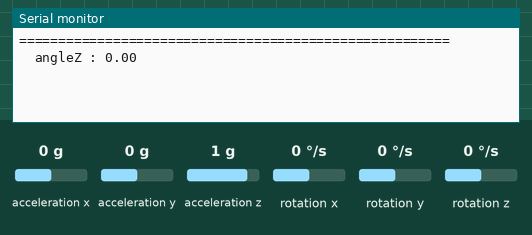
Recording of a sketch running on a simulated Arduino Uno, built with avr-gcc and run on an emulated ATmega328P. Parts: the last lines printed to the serial monitor. Inputs (shaded band) come from the test bench; at power-on: rotation z 0 °/s, acceleration x 0 g, acceleration y 0 g, acceleration z 1 g, rotation x 0 °/s, rotation y 0 °/s.

Above: at 1.2 s.
1.3 s: rotation z set to -192 °/s
At 2.6 s:
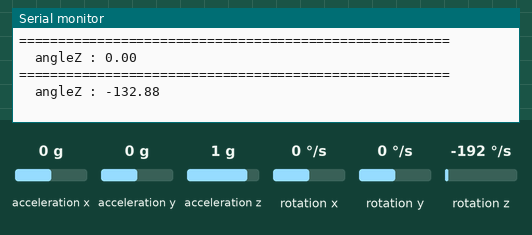
2.8 s: rotation z set to -100 °/s
At 3.5 s:
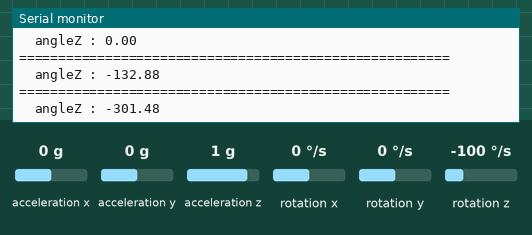
Timing chart, 0 to 5.8 s (numbered marks = the images above; inputs shaded):
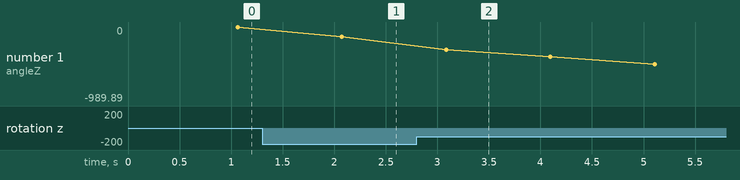

The sketch:

z_angle_reader.ino
```cpp
#include <MPU6050_tockn.h>
#include <Wire.h>

MPU6050 mpu6050(Wire);

long timer = 0;

void setup() {
  Serial.begin(9600);
  Wire.begin();
  mpu6050.begin();
}
void loop() {
  mpu6050.update();

  if(millis() - timer > 1000){

    Serial.println("=======================================================");

    Serial.print("\tangleZ : ");Serial.println(mpu6050.getAngleZ());

    timer = millis();
  }
}
```

Measured:
- after the input at 1.3 s, the serial monitor: prints a new line after 0.77 s (image 1)
- after the input at 2.8 s, the serial monitor: prints a new line after 0.28 s (image 2)
- plotted number 1: 0 → -132.88 after the input at 1.3 s, -132.88 → -989.89 after the input at 2.8 s
